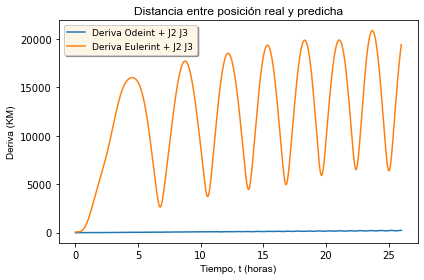

This chart was generated by the following Python code:
import scipy as sp
from scipy.integrate import odeint
from scipy import sin, cos
import matplotlib.pylab as plt
from datetime import datetime
from leer_eof import leer_eof
import numpy as np


# PARAMETROS DE LA TIERRA:

G = 6.674e-11                   # UNIDAD [Nm2 / Kg2]
masa = 5.972e24                 # UNIDAD [Kg]
omega = 7.27e-5                 # UNIDAD [rad / s] 

atmosfera =  6451000            # UNIDAD [m] ; Distancia desde el centro de la tierra hasta el punto de la atmósfera (80 km +). 
rtierra = 6371000               # UNIDAD [m] ; Distancia desde el centro de la tierra hasta el punto del exterior de la tierra. 

def satelite(z, t):
    
    a = z[0]
    b = z[1]
    c = z[2]
    
    J2 = 1.75553*(10**10)*1000**5
    J3 = -2.61913*(10**11)*1000**6
    
    zp = sp.zeros(6)
    z1 = z[0:3]
    r2 = sp.dot(z1,z1)
    r = sp.sqrt(r2)
    zp[0:3] = z[3:6]
    
    # DEFINIMOS NUESTRA E.D: 
    
    FxJ2 = J2 * (a / r**7) * (6 * c**2-3/2 * (a**2 + b**2))
    FyJ2 = J2 * (b / r**7) * (6 * c**2-3/2 * (a**2 + b**2))
    FzJ2 = J2 * (c / r**7) * (3 * c**2-9/2 * (a**2 + b**2))
    FJ2 = sp.array([FxJ2,FyJ2,FzJ2])
    
    FxJ3 = J3* a * c / r**9 * (10 * c**2-15/2 * (a**2 + b**2))
    FyJ3 = J3 * b * c / r**9 * (10 * c**2-15 / 2 * (a**2 + b**2))
    FzJ3 = J3 / r**9 * (4 * c**2 * (c**2-3 * (a**2 + b**2)) + 3/2 * (a**2 + b**2)**2)
    FJ3 = sp.array([FxJ3,FyJ3,FzJ3])
    
    rtetha = sp.array([[cos(omega*t),-sin(omega*t),0], [sin(omega*t),cos(omega*t),0], [0, 0, 1]])
    rthetap = sp.array([[-sin(omega*t)* omega,-cos(omega*t)* omega,0], [cos(omega*t)* omega,-sin(omega*t)* omega,0], [0, 0, 0]])
    rtheta2p = sp.array([[-cos(omega*t)* omega**2,sin(omega*t)* omega**2, 0], [-sin(omega*t)* omega**2,-cos(omega*t)* omega**2,0], [0, 0, 0]])

    zp[3:6] = ((-G * masa * z[0:3]) / r**3) - (rtetha.T @ (rtheta2p @ z[0:3] + 2 * rthetap @ z[3:6])) + FJ2[0:3] + FJ3[0:3]
    
    return zp

# CODIGO REALIZADO EN CLASES EN CONJUNTO CON EL PROFESOR: 
    
def eulerint(zp, z0, t, Nsubdivisiones = 10000000):
    
    Nt  = len(t)
    Ndim = len(sp.array(z0))
    
    z = sp.zeros((Nt, Ndim))
    
    z[0,:] = z0[:]
    
    for i in range(1, Nt):
        
        t_anterior = t[i-1]
        dt =  (t[i] - t[i-1]) / Nsubdivisiones
        z_temp = z[i-1, :]
        
        for k in range (Nsubdivisiones):
            
            z_temp += dt * satelite(z_temp, t_anterior + k * dt)
        
        z[i,:] = z_temp
               
    return z

# LEEMOS EL ARCHIVO DADO POR EL PROFESOR: 

t, x, y, z, vx, vy, vz = leer_eof('S1A_OPER_AUX_POEORB_OPOD_20200827T121209_V20200806T225942_20200808T005942.EOF') 

# DATOS PARA LA SOLUCIÓN DEL PROBLEMA (CONDICIONES INICIALES): 
    
z0 = sp.array([x[0] ,y[0], z[0], vx[0], vy[0], vz[0]])

# PARA LA PRIMERA SOLUCION DE ODEINT: 
    
sol = odeint(satelite, z0, t)
X = sol[:,0]
Y = sol[:,1]
Z = sol[:,2]

# PARA LA SEGUNDA SOLUCION DE EULER: 
    
zp = sol[:,:] 
soleuler = eulerint(zp, z0, t, Nsubdivisiones = 1)
xe = soleuler[:,0]
ye = soleuler[:,1]
ze = soleuler[:,2]

# DEFINIMOS NUESTRO GRÁFICO: 

derivaodeint = sp.sqrt((x-X)**2 + (y-Y)**2 + (z-Z)**2)
derivaeulerint = sp.sqrt((x-xe)**2 + (y-ye)**2 + (z-ze)**2)
plt.figure()

plt.plot(t/3600, derivaodeint/1000, label = "Deriva Odeint + J2 J3")
plt.plot(t/3600, derivaeulerint/1000, label = "Deriva Eulerint + J2 J3")
plt.legend(fontsize = 9, shadow = True, facecolor = "oldlace")
csfont = {'fontname':'Arial'}

plt.ylabel('Deriva (KM)', **csfont)
plt.xlabel('Tiempo, t (horas)', **csfont)
plt.title("Distancia entre posición real y predicha", **csfont)

plt.tight_layout()
